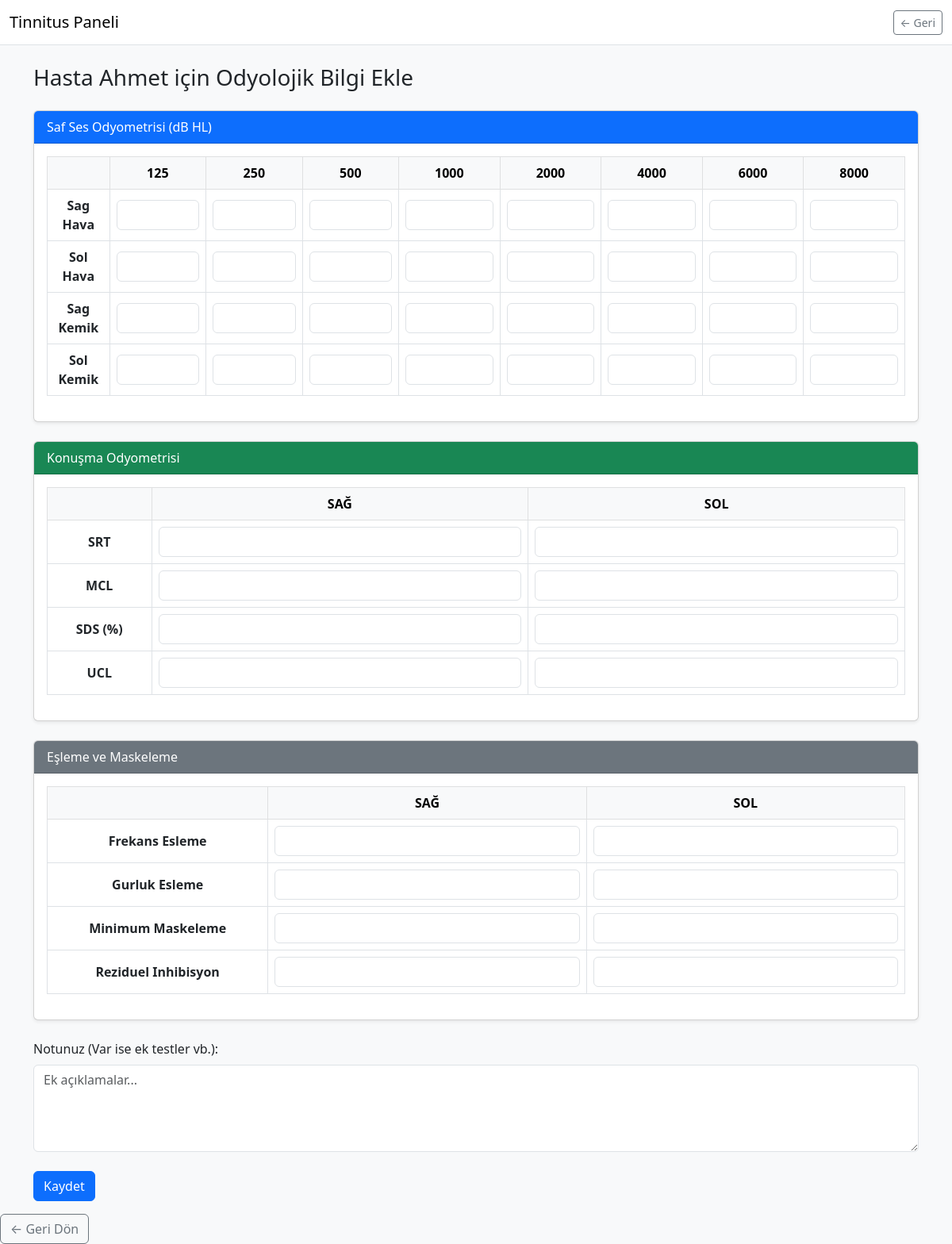
Page /doktor/odyoloji/3 (signed in) on the earlier database version.
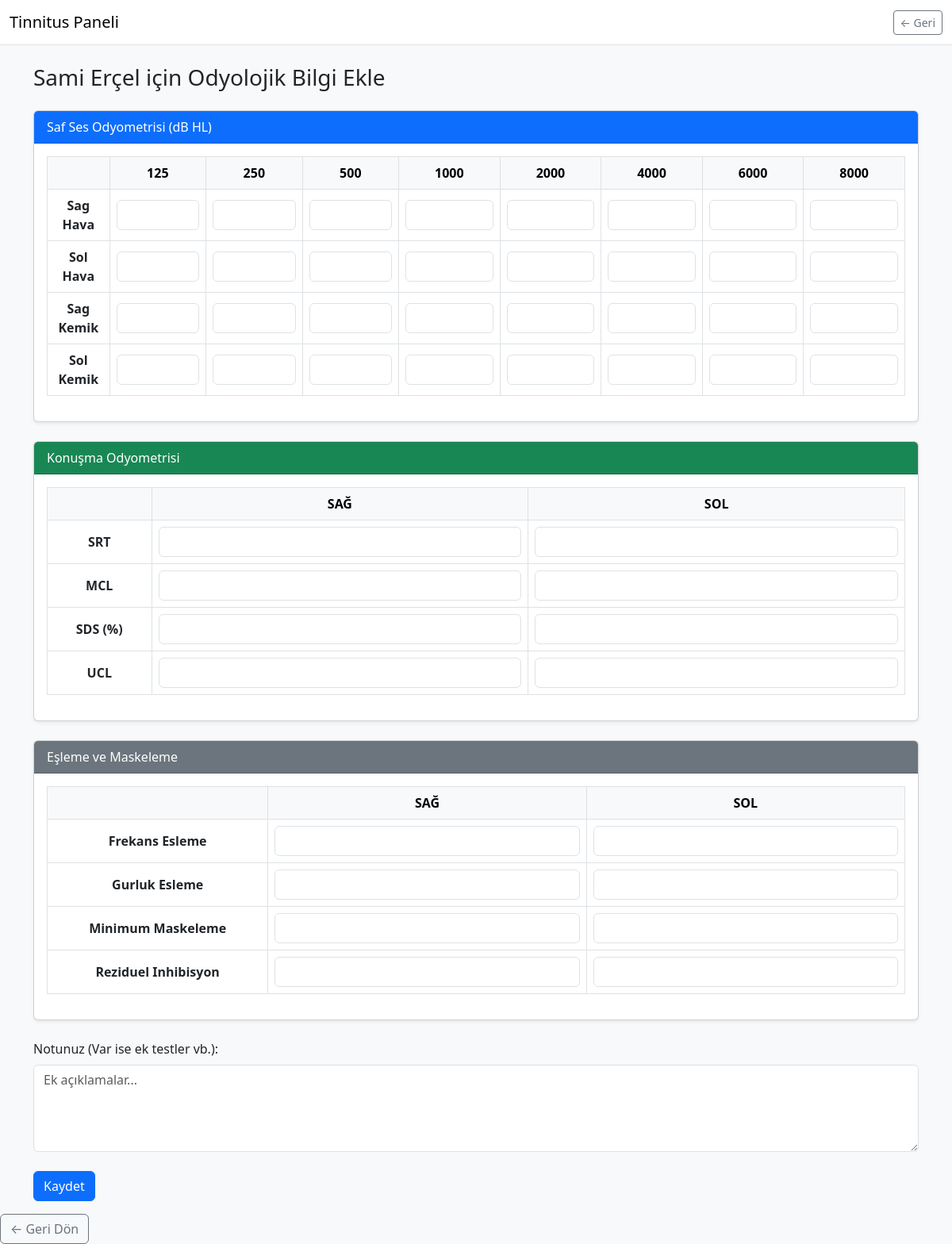
Same page on the later database version.
### app.py (models this page shows)
class User(UserMixin, db.Model):
    id = db.Column(db.Integer, primary_key=True)
    email = db.Column(db.String(150), unique=True, nullable=False)
    password = db.Column(db.String(100), nullable=False)
    role = db.Column(db.String(20))  # 'admin', 'doktor', 'hasta'
    name = db.Column(db.String(100))

### app.py (the view, shortened to what this page needs)
@app.route('/doktor/odyoloji/<int:hasta_id>', methods=['GET', 'POST'])
@login_required
def odyolojik_bilgi_ekle(hasta_id):
    if current_user.role != 'doktor':
        return redirect('/')
    hasta = User.query.get_or_404(hasta_id)
    if not PatientDoctor.query.filter_by(hasta_id=hasta_id, doktor_id=current_user.id).first():
        return "Bu hastaya erişim yetkiniz yok.", 403
    return render_template("odyolojik_bilgi_form.html", hasta=hasta)

### app.py (called while the page is built)
@login_manager.user_loader
def load_user(user_id):
    return User.query.get(int(user_id))

### templates/odyolojik_bilgi_form.html (shortened to what the changed rows need)
<!DOCTYPE html>
<html lang="tr">
<head>
    <link href="https://cdn.jsdelivr.net/npm/bootstrap@5.3.0/dist/css/bootstrap.min.css" rel="stylesheet">
</head>
<body class="bg-light">
<div class="container">
    <h3 class="mb-4">{{ hasta.name }} için Odyolojik Bilgi Ekle</h3>
    <form method="POST">
        <div class="card shadow-sm mb-4">
            <div class="card-body table-responsive">
                <table class="table table-bordered align-middle text-center">
                    <thead class="table-light">
                        <tr>
                            <th></th>
                            <th>125</th><th>250</th><th>500</th><th>1000</th><th>2000</th><th>4000</th><th>6000</th><th>8000</th>
                        </tr>
                    </thead>
                    <tbody>
                        {% for kanal in ["sag_hava", "sol_hava", "sag_kemik", "sol_kemik"] %}
                            <tr>
                                <th>{{ kanal.replace("_", " ").title() }}</th>
                            </tr>
                        {% endfor %}
                    </tbody>
                </table>
            </div>
        </div>
        <div class="card shadow-sm mb-4">
            <div class="card-body">
                <table class="table table-bordered text-center align-middle">
                    <thead class="table-light">
                        <tr>
                            <th></th><th>SAĞ</th><th>SOL</th>
                        </tr>
                    </thead>
                    <tbody>
                        {% for test in ["srt", "mcl", "sds", "ucl"] %}
                            <tr>
                                <th>{{ test.upper() if test != 'sds' else 'SDS (%)' }}</th>
                            </tr>
                        {% endfor %}
                    </tbody>
                </table>
            </div>
        </div>
        <div class="card shadow-sm mb-4">
            <div class="card-body">
                <table class="table table-bordered text-center align-middle">
                    <thead class="table-light">
                        <tr>
                            <th></th><th>SAĞ</th><th>SOL</th>
                        </tr>
                    </thead>
                    <tbody>
                        {% for alan in ["frekans_esleme", "gurluk_esleme", "minimum_maskeleme", "reziduel_inhibisyon"] %}
                            <tr>
                                <th>{{ alan.replace("_", " ").title() }}</th>
                            </tr>
                        {% endfor %}
                    </tbody>
                </table>
            </div>
        </div>
        <div class="mb-4">
        </div>
        <button type="submit" class="btn btn-primary">Kaydet</button>
    </form>
</div>
</body>
</html>

Differences in the rows shown:
changed User: name "Hasta Ahmet" → "Sami Erçel"
